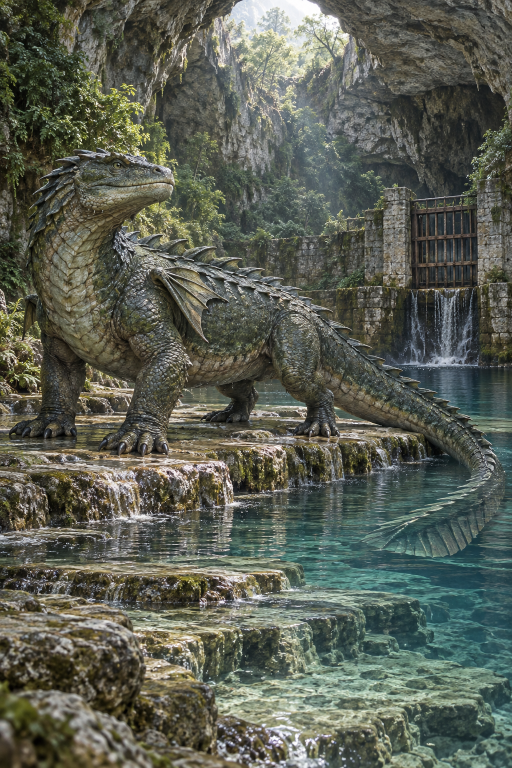
#> input picture apps/forge_launcher/dist/assets/bestiary/dragon-des-sources-closes-plate-v1.png, 1024 x 1536 px (shown at 1/2 size)
$ python -i compare_variant_preview_pixels.py   (imports and definitions only)
#> lines starting #> are read from the running program, lines starting #| are printed output that depends on the picture
"""Compare decoded RGBA pixels of pinned historical preview pairs."""
import argparse
import hashlib
import io
import json
from pathlib import Path

from PIL import Image, ImageChops


def difference(first, second):
    a, b = first.convert('RGBA'), second.convert('RGBA')
    if a.size != b.size:
        return {'state': 'different_dimensions', 'retained_size': a.size, 'retired_size': b.size}
    delta = ImageChops.difference(a, b)
    # RGBA getbbox() can default to checking alpha alone; compare both explicitly.
    rgb_box = delta.convert('RGB').getbbox()
    alpha_box = delta.getchannel('A').getbbox()
    histogram = delta.histogram()
    return {'state': 'different_pixels' if rgb_box or alpha_box else 'equal_pixels',
            'size': a.size, 'rgb_bbox': rgb_box, 'alpha_bbox': alpha_box,
            'absolute_channel_difference': sum((i % 256) * n for i, n in enumerate(histogram)),
            'pixels': a.width * a.height}


def open_pinned(entry):
    raw = Path(entry['path']).read_bytes()
    if hashlib.sha256(raw).hexdigest() != entry['sha256']:
        raise ValueError('preview SHA changed')
    with Image.open(io.BytesIO(raw)) as image:
        image.load()
        return image.copy()


def compare(source):
    raw = source.read_bytes()
    results = []
    for entry in json.loads(raw)['results']:
        if entry['same_bytes']:
            continue
        a, b = open_pinned(entry['retained_preview']), open_pinned(entry['retired_preview'])
        result = difference(a, b)
        result.update(retained_id=entry['retained_id'], retired_id=entry['retired_id'])
        results.append(result)
    return {'source_sha256': hashlib.sha256(raw).hexdigest(),
            'limitations': 'Historical thumbnails only; not a current Studio render or placement test.',
            'comparisons': results}


# [11 lines not run here, left out]

>>> import cv2
>>> picture = cv2.imread('../../apps/forge_launcher/dist/assets/bestiary/dragon-des-sources-closes-plate-v1.png', cv2.IMREAD_GRAYSCALE)
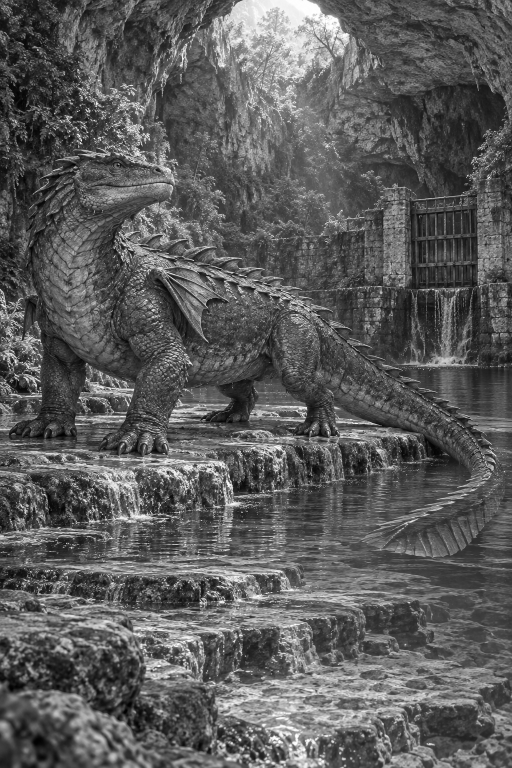
#> picture: shape (1536, 1024) (shown at 1/2 size); min 0, max 255, mean 91.6
#> (the run stopped early here; a loop or call above may not have finished)

$ run again, on apps/forge_launcher/dist/assets/bestiary/berger-d-eboulis-plate-v1.png
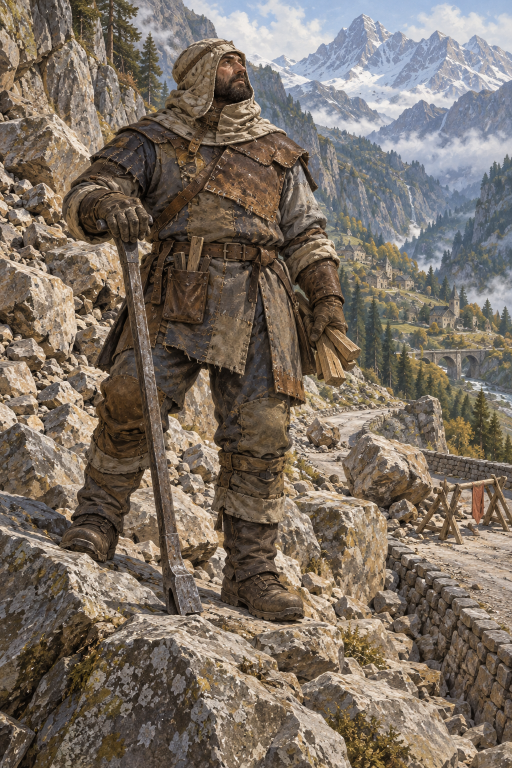
#> input picture apps/forge_launcher/dist/assets/bestiary/berger-d-eboulis-plate-v1.png, 1024 x 1536 px (shown at 1/2 size)
#> `picture = cv2.imread('../../apps/forge_launcher/dist/assets/bestiary/d..`:
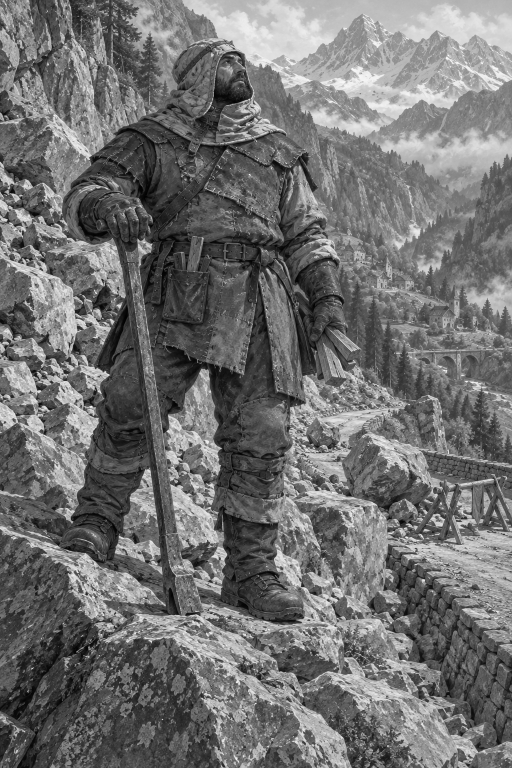
#> picture: shape (1536, 1024) (shown at 1/2 size); min 0, max 254, mean 112.4

$ run again, on apps/forge_launcher/dist/assets/bestiary/brochet-lanterne-plate-v1.png
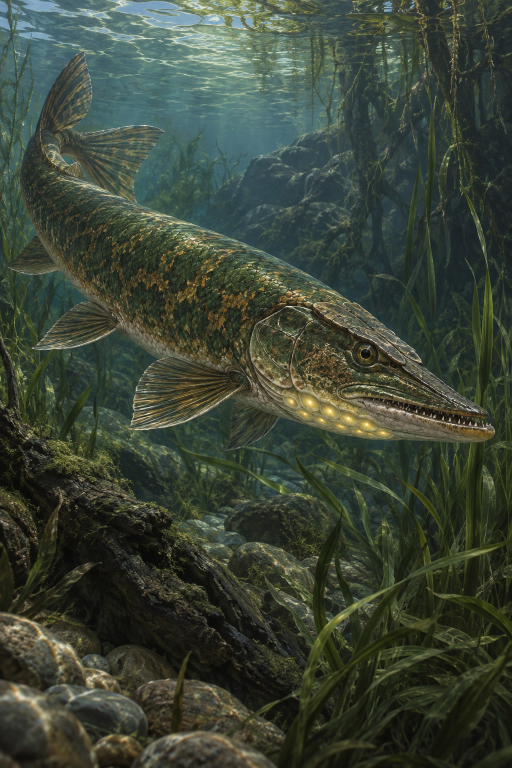
#> input picture apps/forge_launcher/dist/assets/bestiary/brochet-lanterne-plate-v1.png, 1024 x 1536 px (shown at 1/2 size)
#> `picture = cv2.imread('../../apps/forge_launcher/dist/assets/bestiary/d..`:
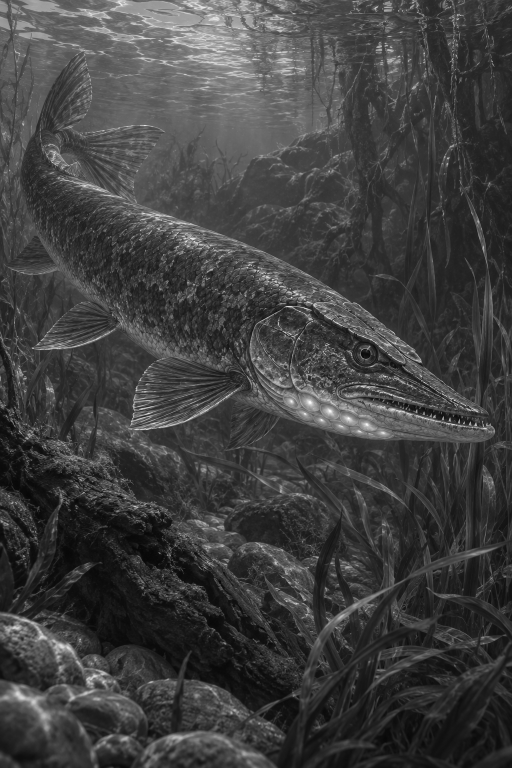
#> picture: shape (1536, 1024) (shown at 1/2 size); min 0, max 254, mean 63.9

$ run again, on apps/forge_launcher/dist/assets/bestiary/cheval-de-rosee-plate-v1.png
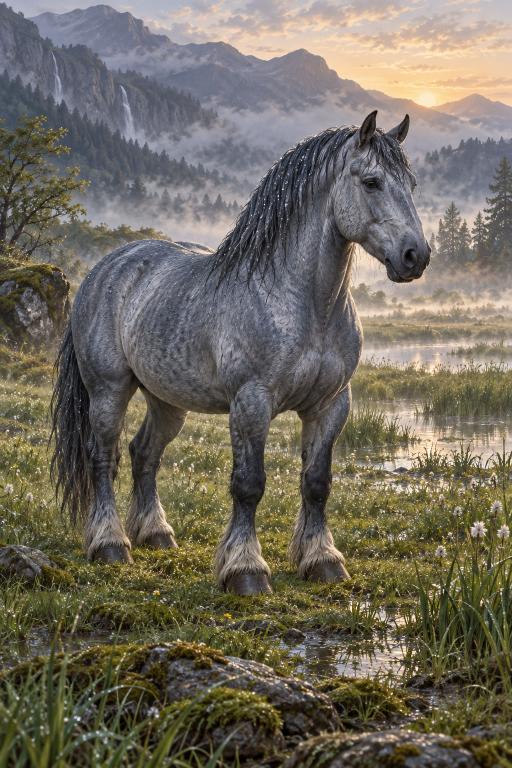
#> input picture apps/forge_launcher/dist/assets/bestiary/cheval-de-rosee-plate-v1.png, 1024 x 1536 px (shown at 1/2 size)
#> `picture = cv2.imread('../../apps/forge_launcher/dist/assets/bestiary/d..`:
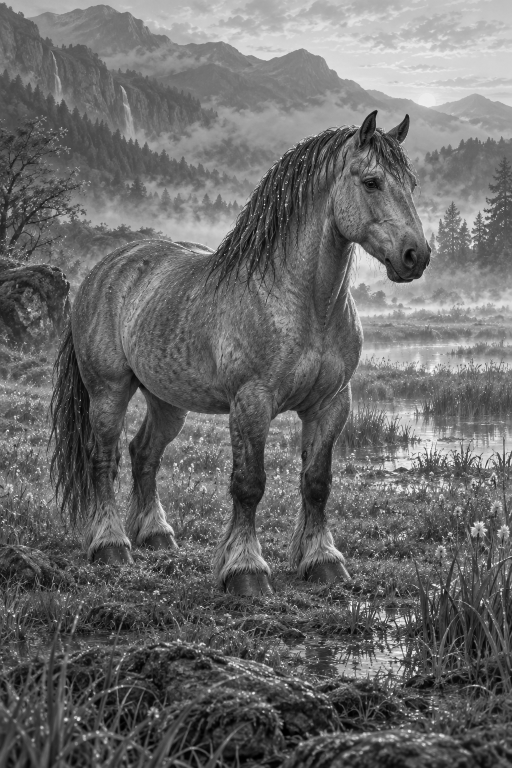
#> picture: shape (1536, 1024) (shown at 1/2 size); min 0, max 255, mean 106.3
